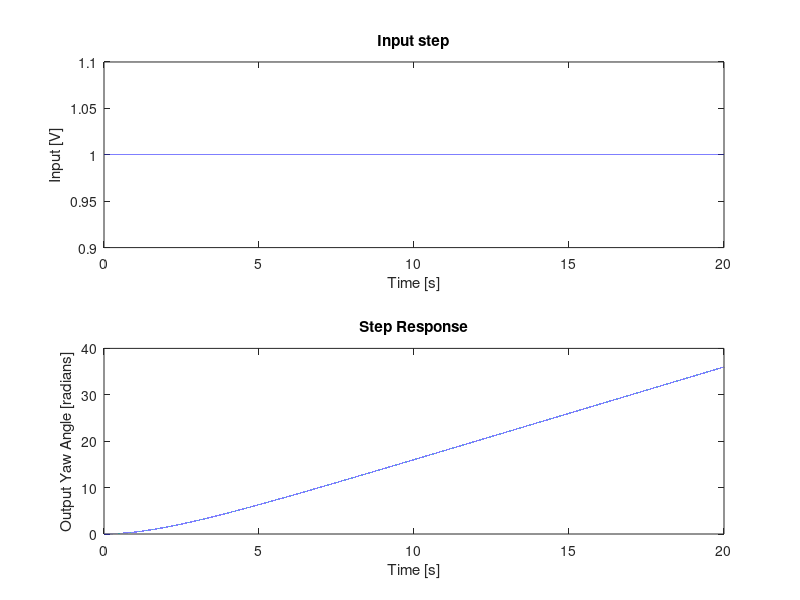
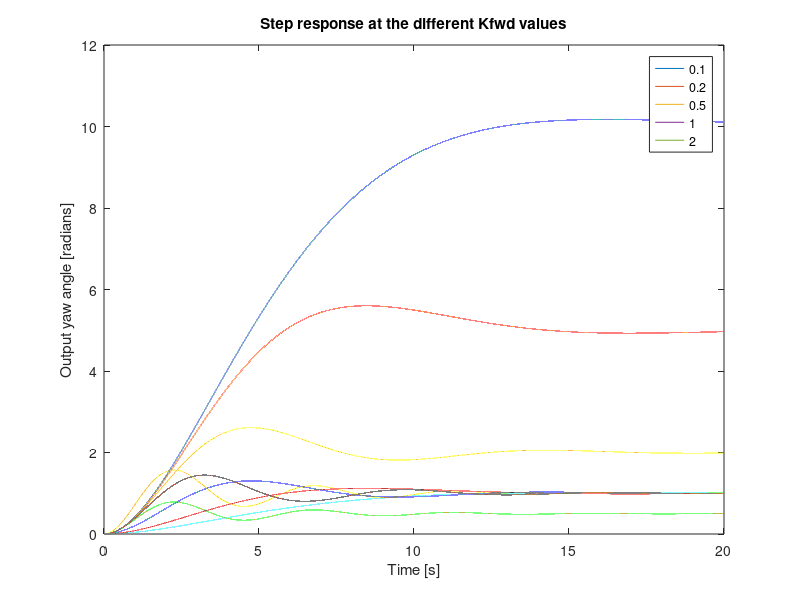
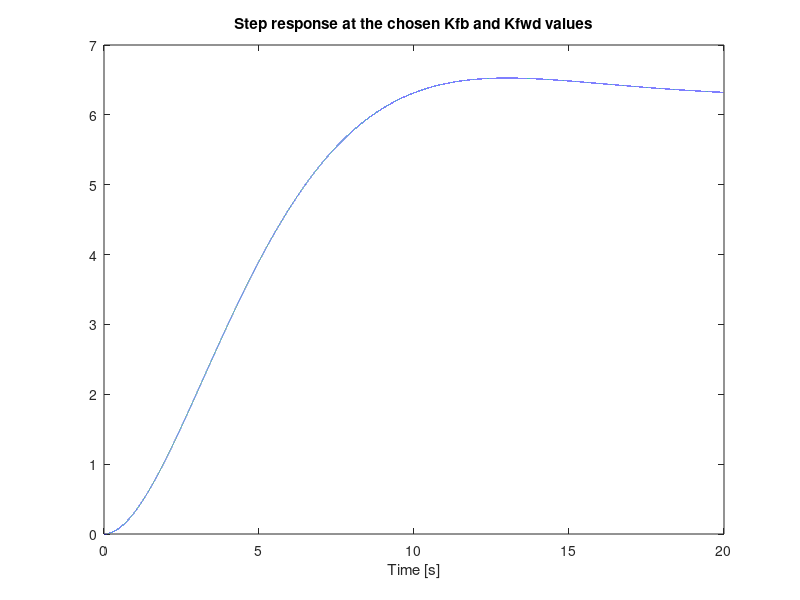

MATLAB code for these plots, in order: (Note: this script raises an error after producing the figures.)
%% EGB242 Assignment 2, Section 2 %%
% This file is a template for your MATLAB solution to Section 2.
%
% Before starting to write code, generate your data with the startHere
% script as described in the assignment task.
%% Initialise workspace
clear all; close all;
% Begin writing your MATLAB solution below this line.
% Express the transfer function symbolically.
s=tf('s');
% Formulate transfer function.
num = 1;
den = s*(s+0.5);
H1 = num/den;
% Generate time vector
samples = 10e4; T= 20;
t = linspace(0,T, samples + 1); t(end)=[];
% Produce an input step signal and record the resulting step response
inputStep = ones(size(t));
stepResponse = lsim(H1,inputStep,t);
figure;
subplot(2, 1, 1);
plot(t, inputStep);
xlabel('Time [s]');
ylabel('Input [V]')
title('Input step');
subplot(2, 1, 2);
plot(t, stepResponse);
xlabel('Time [s]');
ylabel('Output Yaw Angle [radians]');
title('Step Response');
%% Feedback circuit
% Create transfer function
Kp =1;
num = H1;
den = 1+ H1*Kp;
H2 = num/den;
% Create step response
stepResponse = lsim(H2,inputStep,t);
figure;
plot(t, stepResponse);
xlabel('Time [s]');
ylabel('Output Yaw Angle [radians]');
title('Step response');
%% Gain Feedack circuit changing Kfb
Kfwd = 1;
num = Kfwd*H1;
for Kfb=[0.1, 0.2, 0.5, 1, 2]
den = 1+ Kfwd*Kfb*H1*Kp;
H3 = num/den;
stepResponse = lsim(H3,inputStep,t);
plot(t, stepResponse);
hold on
title('Step response at the different Kfb values');
xlabel('Time [s]');
ylabel('Output Yaw Angle [radians]');
end
legend('0.1','0.2','0.5','1','2')
%% Gain Feedack circuit changing Kfwd
Kfb = 1;
for Kfwd=[0.1, 0.2, 0.5, 1, 2]
num = Kfwd*H1;
den = 1+ Kfwd*Kfb*H1*Kp;
H3 = num/den;
stepResponse = lsim(H3,inputStep,t);
plot(t, stepResponse);
hold on
xlabel('Time [s]');
ylabel('Output yaw angle [radians]');
title('Step response at the different Kfwd values');
end
legend('0.1','0.2','0.5','1','2')
%% Gain feedback circuit chosen Kfwd and Kfb
Kfb = 1/(2*pi);
Kfwd = 0.7596;
num = Kfwd*H1;
den = 1+ Kfwd*Kfb*H1*Kp;
cameraTF = num/den;
stepResponse = lsim(cameraTF,inputStep,t);
figure;
plot(t, stepResponse);
xlabel('Time [s]');
title('Step response at the chosen Kfb and Kfwd values');
%% Start Simulation
[startIm, finalIm] = cameraPan(1/12, 7/12, cameraTF);
